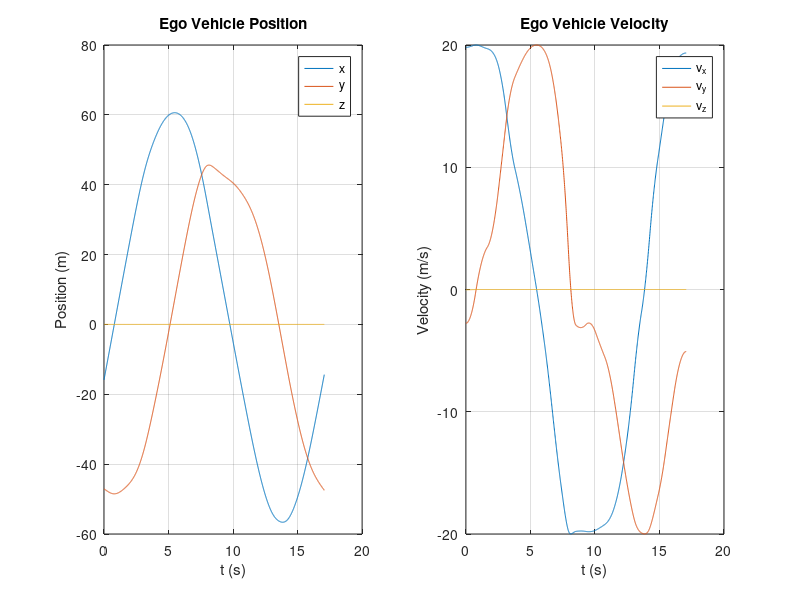
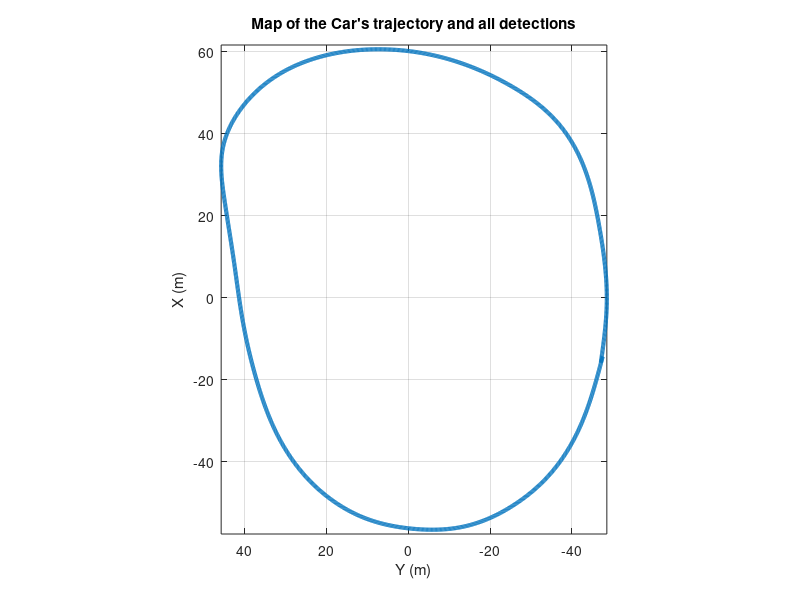

Here is the MATLAB script that generated these plots, in order: (Note: this script raises an error after producing the figures.)
%% Assignment 1 - Autonomous Vehicles
% Name: Lucas Rodrigues Dal'Col
% Número Mecanográfico: 91352

clear
close all
clc

% Load data from scenario
load('allData_91352.mat', 'allData')

%% Use INS sensor to get position and velocities
t = [allData.Time]; %array with sample times

% Get position of the egocar with arrayfun
PP = cell2mat(arrayfun(@(S) S.ActorPoses(1).Position', allData, 'UniformOutput', false))';

% Plot graph for position through time
figure(1)
subplot(1,2,1)
plot(t, PP)
grid on
legend('x', 'y', 'z')
title('Ego Vehicle Position')
xlabel('t (s)')
ylabel('Position (m)')

% Get velocity of the car data
VV = cell2mat(arrayfun(@(S) S.ActorPoses(1).Velocity', allData, 'UniformOutput', false))';

% Plot graph for velocity through time
subplot(1,2,2)
plot(t, VV)
grid on
legend('v_x', 'v_y', 'v_z')
title('Ego Vehicle Velocity')
xlabel('t (s)')
ylabel('Velocity (m/s)')

% Calculate the linear distance traveled by the car
Lcar = 0;
for n = 2:size(PP,1)
    ds = norm(PP(n, 1:2) - PP(n-1, 1:2));
    Lcar = Lcar + ds;
end

%% RADAR and Camera Detections

% Plot the car's trajectory map
figure(2)
plot(PP(:,1), PP(:,2), 'LineWidth', 3)
view(-90, 90)
grid on
axis equal
title("Map of the Car's trajectory and all detections")
xlabel('X (m)')
ylabel('Y (m)')
hold on

% Initialize variables
radarDetections = [];
cameraDetections = [];
cameraCar = [];
cameraTruck = [];
cameraBicycle = [];
cameraPedestrian = [];

% Cycle each time sample to get each object detection
for n = 1:numel(allData)
    objs = allData(n).ObjectDetections; % Object detections

    % Calculate the car transformation
    posCar = PP(n,:);
    orCar = [allData(n).ActorPoses(1).Yaw allData(n).ActorPoses(1).Pitch allData(n).ActorPoses(1).Roll] * pi/180;
    TCarTrans = trvec2tform(posCar);
    TCarRot = eul2tform(orCar);
    TCar = TCarTrans * TCarRot;

    % Cycle each object detection
    for i = 1:numel(objs)
        obj = objs{i, 1};

        % Check the sensor the made the detection and plot the detections
        if obj.SensorIndex == 1 % RADAR Detection
           posObj = obj.Measurement(1:3)';
           orObj = obj.Measurement(4:6)' * pi/180;
           TObjTrans = trvec2tform(posObj);
           TObjRot = eul2tform(orObj);
           TObj = TObjTrans * TObjRot;
           posWorld = TCar * TObj * [0 0 0 1]';
           plot(posWorld(1), posWorld(2), 'ro')
           radarDetections = [radarDetections posWorld(1:2)];

        elseif obj.SensorIndex == 2 || obj.SensorIndex == 4 || obj.SensorIndex == 5 % Cameras Detections
           posObj = obj.Measurement(1:3)';
           orObj = obj.Measurement(4:6)' * pi/180;
           TObjTrans = trvec2tform(posObj);
           TObjRot = eul2tform(orObj);
           TObj = TObjTrans * TObjRot;
           posWorld = TCar * TObj * [0 0 0 1]';
           cameraDetections = [cameraDetections posWorld(1:2)];
           
           % Plot according to the classification
           switch obj.ObjectClassID
               case 1 % Car
                    plot(posWorld(1), posWorld(2), 'go')
                    cameraCar = [cameraCar posWorld(1:2)];
               case 2 % Truck
                    plot(posWorld(1), posWorld(2), 'bo')
                    cameraTruck = [cameraTruck posWorld(1:2)];
               case 3 % Bicycle
                    plot(posWorld(1), posWorld(2), 'co')
                    cameraBicycle = [cameraBicycle posWorld(1:2)];
               case 4 % Pedestrian
                    plot(posWorld(1), posWorld(2), 'mo')
                    cameraPedestrian = [cameraPedestrian posWorld(1:2)];
           end
%            legend("Car's trajectory", 'RADAR Detections', 'Camera Detection - car', 'Camera Detection - Bicycle', 'Camera Detection - pedestrian')
        end
    end
end

radarDetections = radarDetections';
cameraDetections = cameraDetections';
cameraCar = cameraCar';
cameraTruck = cameraTruck';
cameraBicycle = cameraBicycle';
cameraPedestrian = cameraPedestrian';

% Draw detections separately

% For RADAR Detections
figure(3)
subplot(2,3,1)
plot(PP(:,1), PP(:,2), 'LineWidth', 3)
view(-90, 90)
grid on
axis equal
title("Map of the Car's trajectory and RADAR Detections")
xlabel('X (m)')
ylabel('Y (m)')
hold on
plot(radarDetections(:, 1), radarDetections(:, 2), 'ro')
% legend("Car's trajectory", 'RADAR Detections')

% For Camera detections - Cars
subplot(2,2,2)
plot(PP(:,1), PP(:,2), 'LineWidth', 3)
view(-90, 90)
grid on
axis equal
title("Map of the Car's trajectory and Camera Detections - cars")
xlabel('X (m)')
ylabel('Y (m)')
hold on
if ~isempty(cameraCar)
    plot(cameraCar(:, 1), cameraCar(:, 2), 'go')
%     legend("Car's trajectory", 'Camera detections - cars')
end

% For Camera detections - Bicycles
subplot(2,2,3)
plot(PP(:,1), PP(:,2), 'LineWidth', 3)
view(-90, 90)
grid on
axis equal
title("Map of the Car's trajectory and Camera Detections - bicycles")
xlabel('X (m)')
ylabel('Y (m)')
    hold on
if ~isempty(cameraBicycle)
    plot(cameraBicycle(:, 1), cameraBicycle(:, 2), 'co')
%     legend("Car's trajectory", 'Camera detections - bicycles')
end

% For Camera detections - Pedestrians
subplot(2,2,4)
plot(PP(:,1), PP(:,2), 'LineWidth', 3)
view(-90, 90)
grid on
axis equal
title("Map of the Car's trajectory and Camera Detections - pedestrians")
xlabel('X (m)')
ylabel('Y (m)')
hold on
if ~isempty(cameraPedestrian)
    plot(cameraPedestrian(:, 1), cameraPedestrian(:, 2), 'mo')
    %     legend("Car's trajectory", 'Camera detections - pedestrians')
end


%% Count detections pedestrians and bicycles
% Start variables of threshold and minimum number of detections to be a object.
distTreshCar = 9;
distTreshBicycle = 9;
distTreshPedestrian = 5;
numMinDetectionsCars = 15;
numMinDetectionsBicycles = 3;
numMinDetectionsPedestrians = 3;
detectedStopCars = {};
detectedBicyles = {};
detectedPedestrians = {};

% Start counters 
StopCars = 0;
Peds = 0;
Bikes = 0;
InPeds = 0;
countStopCar = true;
countBicycle = true;
countPedestrian = true;

% Sort the detections because we can detect more than two cars at the same
% time for example. So we can join the detections by position.
% https://www.mathworks.com/matlabcentral/answers/526191-reorder-points-and-compare-total-distance?s_tid=srchtitle

% Cars
if ~isempty(cameraCar)
%     [~,idx] = sort(cameraCar(:,1)); % sort just the first column 
%     sorted_cameraCar = cameraCar(idx,:); % reorganize the array of coordinates
    sorted_cameraCar = sortrows(cameraCar,2); % sort Y-values relative to X-values in ascending order
    [~,idu] = unique(sorted_cameraCar(:,2)); % get the index of unique Y-values
    for ii = 2:2:length(idu)-1
        
        sorted_cameraCar(idu(ii-1):idu(ii)-1,1) = sort(sorted_cameraCar(idu(ii-1):idu(ii)-1,1));  % sort X-values 
        % relative to odd indexed unique Y values in ascending order
        sorted_cameraCar(idu(ii):idu(ii+1)-1,1) = sort(sorted_cameraCar(idu(ii):idu(ii+1)-1,1),'descend'); % sort X-values
        % relative to even indexed unique Y values in descending order
    end
end

% Bicycles
if ~isempty(cameraBicycle)
%     [~,idx] = sort(cameraBicycle(:,1));
%     sorted_cameraBicycle = cameraBicycle(idx,:);
    sorted_cameraBicycle = sortrows(cameraBicycle,2); % sort Y-values relative to X-values in ascending order
    [~,idu] = unique(sorted_cameraBicycle(:,2)); % get the index of unique Y-values
    for ii = 2:2:length(idu)-1
        
        sorted_cameraBicycle(idu(ii-1):idu(ii)-1,1) = sort(sorted_cameraBicycle(idu(ii-1):idu(ii)-1,1));  % sort X-values 
        % relative to odd indexed unique Y values in ascending order
        sorted_cameraBicycle(idu(ii):idu(ii+1)-1,1) = sort(sorted_cameraBicycle(idu(ii):idu(ii+1)-1,1),'descend'); % sort X-values
        % relative to even indexed unique Y values in descending order
    end
end

% Pedestrians
if ~isempty(cameraPedestrian)
%     [~,idx] = sort(cameraPedestrian(:,1));
%     sorted_cameraPedestrian = cameraPedestrian(idx,:);
    sorted_cameraPedestrian = sortrows(cameraPedestrian,2); % sort Y-values relative to X-values in ascending order
    [~,idu] = unique(sorted_cameraPedestrian(:,2)); % get the index of unique Y-values
    for ii = 2:2:length(idu)-1
        
        sorted_cameraPedestrian(idu(ii-1):idu(ii)-1,1) = sort(sorted_cameraPedestrian(idu(ii-1):idu(ii)-1,1));  % sort X-values 
        % relative to odd indexed unique Y values in ascending order
        sorted_cameraPedestrian(idu(ii):idu(ii+1)-1,1) = sort(sorted_cameraPedestrian(idu(ii):idu(ii+1)-1,1),'descend'); % sort X-values
        % relative to even indexed unique Y values in descending order
    end
end



% Count the number of stopped cars
if ~isempty(cameraCar)

    % Cycle all car detections
    for n = 1:size(sorted_cameraCar, 1)

        % If the variable to count is true, compute the eucledian distance between
        % that detection and all others
        if countStopCar == true
            ds = sorted_cameraCar - sorted_cameraCar(n, 1:2);
            ds = sqrt(ds(:, 1).^2 + ds(:, 2).^2);
            
            % Get the indexes of those distances that are below a threshold
            % specified to that object
            idxs = find(ds < distTreshCar);
            
            % The joint detections should be more than a specified minimum
            % number of detections to be classified as a object
            if numel(idxs) >= numMinDetectionsCars
                StopCars = StopCars + 1;
                detectedStopCars{StopCars} = sorted_cameraCar(idxs, :);
                countStopCar = false;
            end

        % After the detections of that object are over, start to compute everything again
        elseif n == idxs(end)
            countStopCar = true;
        end
    end
end

% Same pipeline for Bycicles and Pedestrians, just changing the distance
% threshold for each one.

% Count the number of Bicycles
if ~isempty(cameraBicycle)
    for n = 1:size(sorted_cameraBicycle, 1)
        if countBicycle == true
            ds = sorted_cameraBicycle - sorted_cameraBicycle(n, 1:2);
            ds = sqrt(ds(:, 1).^2 + ds(:, 2).^2);
        
            idxs = find(ds < distTreshBicycle);
             
            if numel(idxs) >= numMinDetectionsBicycles
                Bikes = Bikes + 1;
                detectedBicyles{Bikes} = sorted_cameraBicycle(idxs, :);
                countBicycle = false;
            end
        elseif n == idxs(end)
            countBicycle = true;
        end
    end
end

% Count the number of pedestrians
if ~isempty(cameraPedestrian)
    for n = 1:size(sorted_cameraPedestrian, 1)
        if countPedestrian == true
            ds = sorted_cameraPedestrian - sorted_cameraPedestrian(n, 1:2);
            ds = sqrt(ds(:, 1).^2 + ds(:, 2).^2);
        
            idxs = find(ds < distTreshPedestrian);
             
            if numel(idxs) >= numMinDetectionsPedestrians
                Peds = Peds + 1;
                detectedPedestrians{Peds} = sorted_cameraPedestrian(idxs, :);
                countPedestrian = false;
            end
        elseif n == idxs(end)
            countPedestrian = true;
        end
    end
end

%% Detect the number of cars in movement

% Start variables of threshold and minimum number of detections to be a object.
distTreshMovCar = 20;
numMinDetectionsMovCars = 1;

% Start counters 
MovCars = 0;
countMovCars = true;
excludeStopCars = true;

detectedMovCars = {};
movCars_cameraCar = cameraCar;

% Filter the Car Detections to only have the cars in movement
if ~isempty(cameraCar)
    % Cycle all camera Detections
    for i = 1:size(detectedStopCars, 2)
        for n = 1:size(detectedStopCars{i}, 1)
            stopCarDetection = detectedStopCars{i}(n, 1);
            idx = find(stopCarDetection == movCars_cameraCar);
            movCars_cameraCar(idx, :) = [];
        end
    end
end

figure(5)
plot(PP(:,1), PP(:,2), 'LineWidth', 3)
view(-90, 90)
grid on
axis equal
title("Map of the Car's trajectory and Camera Mov Cars detections")
xlabel('X (m)')
ylabel('Y (m)')
hold on
plot(movCars_cameraCar(:, 1), movCars_cameraCar(:, 2), 'ko')

% Count the number of stopped cars
if ~isempty(movCars_cameraCar)

    % Cycle all car detections
    for n = 1:size(movCars_cameraCar, 1)

        % If the variable to count is true, compute the eucledian distance between
        % that detection and all others
        if countMovCars == true
            ds = movCars_cameraCar - movCars_cameraCar(n, 1:2);
            ds = sqrt(ds(:, 1).^2 + ds(:, 2).^2);
            
            % Get the indexes of those distances that are below a threshold
            % specified to that object
            idxs = find(ds < distTreshMovCar);
            
            % The joint detections should be more than a specified minimum
            % number of detections to be classified as a object
            if numel(idxs) >= numMinDetectionsMovCars
                MovCars = MovCars + 1;
                detectedMovCars{MovCars} = movCars_cameraCar(idxs, :);
                countMovCars = false;
            end

        % After the detections of that object are over, start to compute everything again
        elseif n == idxs(end)
            countMovCars = true;
        end
    end
end


%% Get the linear distance traveled by the ego car when detecting the first objects


% Get the mean of the car and pedestrian detections to represent the object
meanCars = {};
meanPedestrians = {};
firstCar_pos = inf;
firstPedestrian_pos = inf;

% For the first stopped car detected
for n = 1:size(detectedStopCars, 2)
    meanCars{n} = mean(detectedStopCars{n});

    ds = PP(:, 1:2) - meanCars{n};
    ds = sqrt(ds(:, 1).^2 + ds(:, 2).^2);

    [minDs idx_pos] = min(ds);
    
    if idx_pos < firstCar_pos
        firstCar_pos = idx_pos;
    end
end

LStopCar1 = 0;
for n = 2:firstCar_pos
    ds = norm(PP(n, 1:2) - PP(n-1, 1:2));
    LStopCar1 = LStopCar1 + ds;
end

figure(3)
subplot(2,2,2)
plot(PP(firstCar_pos, 1), PP(firstCar_pos, 2), 'r*')


% For the first pedestrian detected
for n = 1:size(detectedPedestrians, 2)
    meanPedestrians{n} = mean(detectedPedestrians{n});

    ds = PP(:, 1:2) - meanPedestrians{n};
    ds = sqrt(ds(:, 1).^2 + ds(:, 2).^2);

    [minDs idx_pos] = min(ds);
    
    if idx_pos < firstPedestrian_pos
        firstPedestrian_pos = idx_pos;
    end
end

Lped1 = 0;
for n = 2:firstPedestrian_pos
    ds = norm(PP(n, 1:2) - PP(n-1, 1:2));
    Lped1 = Lped1 + ds;
end

subplot(2,2,4)
plot(PP(firstPedestrian_pos, 1), PP(firstPedestrian_pos, 2), 'r*')

%% Recognize barriers in RADAR Detections

% Start variables of threshold and minimum number of detections to be a object.
distTreshBarrier = 2.0;
distTreshBicycle = 3.5;
distTreshCar = 4.5;
distTreshPedestrian = 3.0;
numMinDetectionsCars = 2;
numMinDetectionsBicycles = 2;
numMinDetectionsPedestrians = 2;
numMinNoise = 2;

% Start counters 
barriers = 0;
countBarriers = true;
excludeBicycles = true;
excludeCars = true;
excludePedestrians = true;
excludeRadarNoise = true;

barriers_radarDetections = radarDetections;


% Filter the RADAR detections to have only the Barriers
% Filter the car detections
if ~isempty(cameraCar)
    if excludeCars == true
        for n = 1:size(sorted_cameraCar, 1)
            ds = barriers_radarDetections - sorted_cameraCar(n, :);
            ds = sqrt(ds(:, 1).^2 + ds(:, 2).^2);
    
            idxs = find(ds < distTreshCar);
            
            if numel(idxs) >= numMinDetectionsCars
                barriers_radarDetections(idxs, :) = [];
                excludeCars = false;
            end
        end
    elseif n == idxs(end)
           excludeCars = true;
    end
end

% Filter the bicycle detections
if ~isempty(cameraBicycle)
    if excludeBicycles == true
        for n = 1:size(sorted_cameraBicycle, 1)
            ds = barriers_radarDetections - sorted_cameraBicycle(n, :);
            ds = sqrt(ds(:, 1).^2 + ds(:, 2).^2);
    
            idxs = find(ds < distTreshBicycle);
            
            if numel(idxs) >= numMinDetectionsBicycles
                barriers_radarDetections(idxs, :) = [];
                excludeBicycles = false;
            end
        end
    elseif n == idxs(end)
           excludeBicycles = true;
    end
end

% Filter the Pedestrians detections
if ~isempty(cameraPedestrian)
    % Cycle all camera Detections
    if excludePedestrians == true
        for n = 1:size(sorted_cameraPedestrian, 1)
            ds = barriers_radarDetections - sorted_cameraPedestrian(n, :);
            ds = sqrt(ds(:, 1).^2 + ds(:, 2).^2);
    
            idxs = find(ds < distTreshPedestrian);
            
            if numel(idxs) >= numMinDetectionsPedestrians
                barriers_radarDetections(idxs, :) = [];
                excludePedestrians = false;
            end
        end
    elseif n == idxs(end)
           excludePedestrians = true;
    end
end


% Remove noise from RADAR Detections

barriers_NoNoise_radarDetections = barriers_radarDetections;
idxs_noise = [];
if ~isempty(radarDetections)
    % Cycle all barriers RADAR Detections
    for n = 1:size(barriers_radarDetections, 1)
        ds = barriers_radarDetections - barriers_radarDetections(n, :);
        ds = sqrt(ds(:, 1).^2 + ds(:, 2).^2);

        idxs = find(ds < distTreshBarrier);
        
        if numel(idxs) <= numMinNoise
            idxs_noise = [idxs_noise, idxs'];
        end
    end
end

barriers_radarDetections(idxs_noise, :) = [];


figure(6)
plot(PP(:,1), PP(:,2), 'LineWidth', 3)
view(-90, 90)
grid on
axis equal
title("Map of the Car's trajectory and RADAR Barrier Detections")
xlabel('X (m)')
ylabel('Y (m)')
hold on
plot(barriers_radarDetections(:, 1), barriers_radarDetections(:, 2), 'ro')

% Discover the beggining of the first barrier to get the linear distance
beginningFirstBarrier_pos = inf;

for n = 1:size(barriers_radarDetections, 1)
    ds = PP(:, 1:2) - barriers_radarDetections(n, :);
    ds = sqrt(ds(:, 1).^2 + ds(:, 2).^2);
    
    [minDs idx_pos] = min(ds);
    
    if idx_pos < beginningFirstBarrier_pos
        beginningFirstBarrier_pos = idx_pos;
    end
end


LBarrFirst = 0;
for n = 2:beginningFirstBarrier_pos
    ds = norm(PP(n, 1:2) - PP(n-1, 1:2));
    LBarrFirst = LBarrFirst + ds;
end

plot(PP(beginningFirstBarrier_pos, 1), PP(beginningFirstBarrier_pos, 2), 'g*')


% Discover the ending of the last barrier to get the linear distance
endingLastBarrier_pos = 0;

for n = 1:size(barriers_radarDetections, 1)
    ds = PP(:, 1:2) - barriers_radarDetections(n, :);
    ds = sqrt(ds(:, 1).^2 + ds(:, 2).^2);
    
    [minDs idx_pos] = min(ds);
    
    if idx_pos > endingLastBarrier_pos
        endingLastBarrier_pos = idx_pos;
    end
end

LBarrLast = 0;
for n = 2:endingLastBarrier_pos
    ds = norm(PP(n, 1:2) - PP(n-1, 1:2));
    LBarrLast = LBarrLast + ds;
end

plot(PP(endingLastBarrier_pos, 1), PP(endingLastBarrier_pos, 2), 'g*')


%% Save results

results = ['91352', string(Lcar), string(Peds), string(InPeds), string(StopCars), string(MovCars), string(Bikes) ...
    string(Lped1), string(LStopCar1), string(LBarrFirst), string(LBarrLast)];
results = join(results, ',');
file = fopen('TP1_results_91352.txt', 'wt');
fprintf(file, results);
fclose(file);






